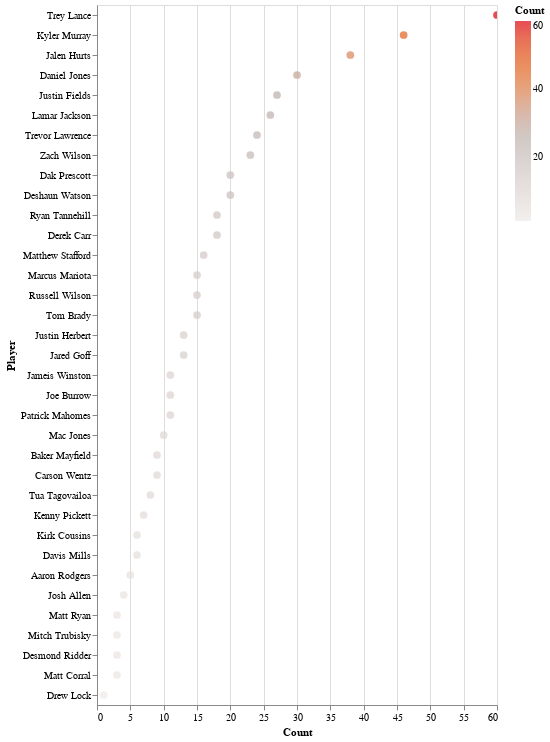

Notebook code for this chart:
### Code cell
#QB DK Exposure
alt.Chart(dk_QB_exp).mark_circle(size=60).encode(
    x='Count',
     y=alt.Y("Player", sort='-x'),
    color=alt.Color('Count', scale=alt.Scale(scheme='lightgreyred')),
    tooltip=['Player', 'Count', '%']
).interactive()

### Figure 1 — Vega-Lite specification as saved in the notebook (floating-point values rounded to 4 significant figures)
{"config": {"view": {"continuousWidth": 400, "continuousHeight": 300}}, "data": {"name": "data-5d36a3976959724be8959a2a5144acf2"}, "mark": {"type": "circle", "size": 60}, "encoding": {"color": {"field": "Count", "scale": {"scheme": "lightgreyred"}, "type": "quantitative"}, "tooltip": [{"field": "Player", "type": "nominal"}, {"field": "Count", "type": "quantitative"}, {"field": "%", "type": "quantitative"}], "x": {"field": "Count", "type": "quantitative"}, "y": {"field": "Player", "sort": "-x", "type": "nominal"}}, "selection": {"selector008": {"type": "interval", "bind": "scales", "encodings": ["x", "y"]}}, "$schema": "https://vega.github.io/schema/vega-lite/v4.17.0.json", "datasets": {"data-5d36a3976959724be8959a2a5144acf2": [{"Player": "Trey Lance", "Count": 60, "%": 26.7, "index": 67, "POS": "QB", "Capital": 5}, {"Player": "Kyler Murray", "Count": 46, "%": 20.4, "index": 25, "POS": "QB", "Capital": 5}, {"Player": "Jalen Hurts", "Count": 38, "%": 16.9, "index": 205, "POS": "QB", "Capital": 5}, {"Player": "Daniel Jones", "Count": 30, "%": 13.3, "index": 54, "POS": "QB", "Capital": 5}, {"Player": "Justin Fields", "Count": 27, "%": 12.0, "index": 151, "POS": "QB", "Capital": 5}, {"Player": "Lamar Jackson", "Count": 26, "%": 11.6, "index": 103, "POS": "QB", "Capital": 5}, {"Player": "Trevor Lawrence", "Count": 24, "%": 10.7, "index": 131, "POS": "QB", "Capital": 5}, {"Player": "Zach Wilson", "Count": 23, "%": 10.2, "index": 593, "POS": "QB", "Capital": 5}, {"Player": "Dak Prescott", "Count": 20, "%": 8.9, "index": 166, "POS": "QB", "Capital": 5}, {"Player": "Deshaun Watson", "Count": 20, "%": 8.9, "index": 328, "POS": "QB", "Capital": 5}, {"Player": "Ryan Tannehill", "Count": 18, "%": 8.0, "index": 412, "POS": "QB", "Capital": 5}, {"Player": "Derek Carr", "Count": 18, "%": 8.0, "index": 149, "POS": "QB", "Capital": 5}, {"Player": "Matthew Stafford", "Count": 16, "%": 7.1, "index": 7, "POS": "QB", "Capital": 5}, {"Player": "Marcus Mariota", "Count": 15, "%": 6.7, "index": 275, "POS": "QB", "Capital": 5}, {"Player": "Russell Wilson", "Count": 15, "%": 6.7, "index": 6, "POS": "QB", "Capital": 5}, {"Player": "Tom Brady", "Count": 15, "%": 6.7, "index": 46, "POS": "QB", "Capital": 5}, {"Player": "Justin Herbert", "Count": 13, "%": 5.8, "index": 263, "POS": "QB", "Capital": 5}, {"Player": "Jared Goff", "Count": 13, "%": 5.8, "index": 174, "POS": "QB", "Capital": 5}, {"Player": "Jameis Winston", "Count": 11, "%": 4.9, "index": 531, "POS": "QB", "Capital": 5}, {"Player": "Joe Burrow", "Count": 11, "%": 4.9, "index": 766, "POS": "QB", "Capital": 5}, {"Player": "Patrick Mahomes", "Count": 11, "%": 4.9, "index": 622, "POS": "QB", "Capital": 5}, {"Player": "Mac Jones", "Count": 10, "%": 4.4, "index": 15, "POS": "QB", "Capital": 5}, {"Player": "Baker Mayfield", "Count": 9, "%": 4.0, "index": 1997, "POS": "QB", "Capital": 5}, {"Player": "Carson Wentz", "Count": 9, "%": 4.0, "index": 694, "POS": "QB", "Capital": 5}, {"Player": "Tua Tagovailoa", "Count": 8, "%": 3.6, "index": 189, "POS": "QB", "Capital": 5}, {"Player": "Kenny Pickett", "Count": 7, "%": 3.1, "index": 1796, "POS": "QB", "Capital": 5}, {"Player": "Kirk Cousins", "Count": 6, "%": 2.7, "index": 709, "POS": "QB", "Capital": 5}, {"Player": "Davis Mills", "Count": 6, "%": 2.7, "index": 295, "POS": "QB", "Capital": 5}, {"Player": "Aaron Rodgers", "Count": 5, "%": 2.2, "index": 29, "POS": "QB", "Capital": 5}, {"Player": "Josh Allen", "Count": 4, "%": 1.8, "index": 121, "POS": "QB", "Capital": 5}, {"Player": "Matt Ryan", "Count": 3, "%": 1.3, "index": 1232, "POS": "QB", "Capital": 5}, {"Player": "Mitch Trubisky", "Count": 3, "%": 1.3, "index": 2057, "POS": "QB", "Capital": 5}, {"Player": "Desmond Ridder", "Count": 3, "%": 1.3, "index": 377, "POS": "QB", "Capital": 5}, {"Player": "Matt Corral", "Count": 3, "%": 1.3, "index": 418, "POS": "QB", "Capital": 5}, {"Player": "Drew Lock", "Count": 1, "%": 0.4, "index": 157, "POS": "QB", "Capital": 5}]}}
